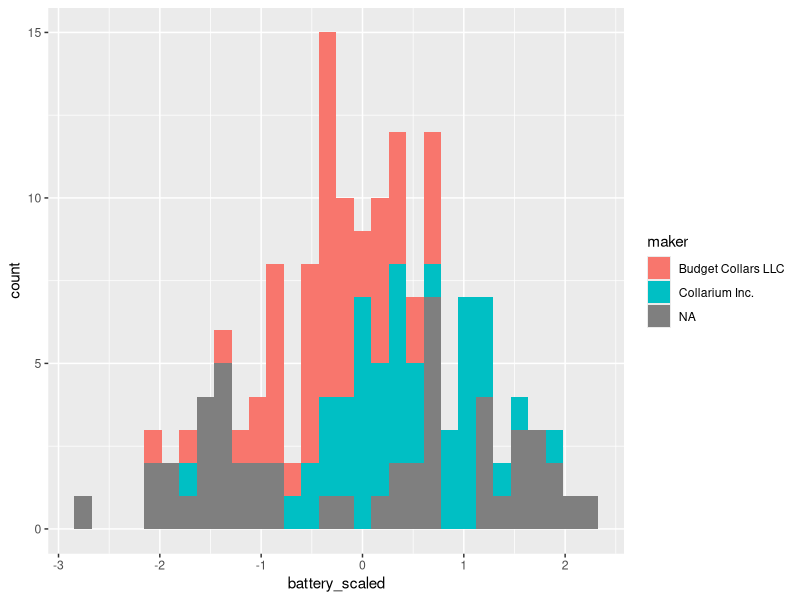

The R script that drew this image:
## ---- chunk 1
#| include: false
knitr::opts_chunk$set(echo = TRUE)
## ---- chunk 2
#| message: false
#| warning: false
library(tidyverse)
full_collars <- read_csv("data/all_collar_data.csv")
## ---- chunk 3
# standardize the data and remove unnecessary data

# start with the full data set
knn_data <- full_collars %>%
  # mutate the battery and signal columns to be scaled
  mutate(battery_scaled = scale(battery_life),
         signal_scaled = scale(signal_distance)) %>%
  # remove columns we aren't using anymore
  dplyr::select(-battery_life, -signal_distance, -fail:-weight) %>% 
  # make the maker column a factor (categorical)
  mutate(maker = as.factor(maker))
## ---- chunk 4
knn_data %>% 
  summarise(mean_bat = mean(battery_scaled),
            sd_bat = sd(battery_scaled))

ggplot(knn_data, aes(battery_scaled, fill = maker)) +
  geom_histogram()
## ---- chunk 5
# we also need to remove the collar_id labels
collars_to_label <- knn_data %>%
  filter(is.na(maker))

# we need to save the collar ids before removing them
unknown_collar_ids <- collars_to_label %>% dplyr::select(collar_id)
collars_to_label <- collars_to_label %>% dplyr::select(-maker, -collar_id)

labeled_collars <- knn_data %>%
  filter(!is.na(maker)) %>% 
  select(-collar_id)

## ---- chunk 6
# randomly choose 30 out of the 100 collars to be our test data
# we will train the model with the other 70 collars, then test how well that model does using the 30 collars we held back
# because we know the actual makers of those 30 collars, we will know if our model made any mistakes

# since randomly choosing, we will use set.seed() to make sure everyone is getting the same values
set.seed(411)

# randomly select 30 row positions (30% of the data) to pull out for testing
rows_to_pull <- sample(1:100, 30)
rows_to_pull

training <- labeled_collars[-rows_to_pull, ] # remove test data from labeled collars
testing <- labeled_collars[rows_to_pull, ] # pull out the 30 rows for testing

## ---- chunk 7
#| message: false
#| warning: false
#loading package to do knn
library(caret)

# set seed again
# training the model and finding the best k value
set.seed(411)
knn_training_model <- train(maker ~ ., data = training, method = "knn")
knn_training_model
## ---- chunk 8
# making predictions with the test data
knn_predict_test <- predict(knn_training_model, testing)
confusionMatrix(knn_predict_test, testing$maker)
## ---- chunk 9
# making predictions for the collars without makers
knn_predict <- predict(knn_training_model, collars_to_label)
knn_predict
table(knn_predict)
## ---- chunk 10
# let's bind the columns together
new_labels <- bind_cols(unknown_collar_ids, predicted_maker = knn_predict)
new_labels
